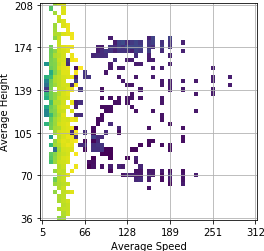
#> input picture src/hyperopt/foo11.png, 264 x 251 px
$ jupyter execute --allow-errors runSImulation.ipynb   (older library calls are emulated)
#> lines starting #> are read from the running program, lines starting #| are printed output that depends on the picture
### src/hyperopt/mapElite.py
import sys, random, copy, string
from tqdm import tqdm
sys.path.append('ThriftFiles/gen-py')

from map_elites import ParamEvaluator
from map_elites.ttypes import Results

from thrift import Thrift
from thrift.transport import TSocket
from thrift.transport import TTransport
from thrift.protocol import TBinaryProtocol

import matplotlib.pyplot as plt
from matplotlib.pyplot import figure
import numpy as np
import matplotlib
import mapElite


# TODO can we automatize this?
# this is the discretization of the behaviour variables
# if it is smaller than first index will be 0
# if is between first and second value index is 1 ...
behaviour_tresholds = [("height",
    (37.18849732,  40.68569323,  44.18288914,  47.68008505,
        51.17728096,  54.67447687,  58.17167278,  61.66886869,
        65.1660646 ,  68.66326051,  72.16045642,  75.65765234,
        79.15484825,  82.65204416,  86.14924007,  89.64643598,
        93.14363189,  96.6408278 , 100.13802371, 103.63521962,
       107.13241553, 110.62961145, 114.12680736, 117.62400327,
       121.12119918, 124.61839509, 128.115591  , 131.61278691,
       135.10998282, 138.60717873, 142.10437464, 145.60157056,
       149.09876647, 152.59596238, 156.09315829, 159.5903542 ,
       163.08755011, 166.58474602, 170.08194193, 173.57913784,
       177.07633375, 180.57352967, 184.07072558, 187.56792149,
       191.0651174 , 194.56231331, 198.05950922, 201.55670513,
       205.05390104, 208.55109695)), # height Y AXIS
    ("averageSpeed",
    (    5.        ,  11.26530612,  17.53061224,  23.79591837,
        30.06122449,  36.32653061,  42.59183673,  48.85714286,
        55.12244898,  61.3877551 ,  67.65306122,  73.91836735,
        80.18367347,  86.44897959,  92.71428571,  98.97959184,
       105.24489796, 111.51020408, 117.7755102 , 124.04081633,
       130.30612245, 136.57142857, 142.83673469, 149.10204082,
       155.36734694, 161.63265306, 167.89795918, 174.16326531,
       180.42857143, 186.69387755, 192.95918367, 199.2244898 ,
       205.48979592, 211.75510204, 218.02040816, 224.28571429,
       230.55102041, 236.81632653, 243.08163265, 249.34693878,
       255.6122449 , 261.87755102, 268.14285714, 274.40816327,
       280.67346939, 286.93877551, 293.20408163, 299.46938776,
       305.73469388, 312.        )) # speed X AXIS
                      ]

# default values for parameters
params = dict()
params["pointPerX"] = 10
params["hooke"] = 0.02
params["width"] = 2500
params["nAnchors"] = 8
params["maxTicks"] = 500
params["meanAnchorHeight"] = 100.0
params["costPerTick"] = 50
params["lossFactor"] = 0.9999
params["failurePenalty"] = 1000
params["pointPerY"] = -10
params["successBonus"] = 1000
params["gravity_X"] = -0.0
params["gravity_Y"] = 1.2


# ranges for parameters
param_limits = dict()
param_limits["pointPerX"] = ("int",10,10)
param_limits["hooke"] = ("float",0.005,0.1)
param_limits["width"] = ("int",2500,2500)
param_limits["nAnchors"] = ("int",5,20)
param_limits["maxTicks"] = ("int",500,500)
param_limits["meanAnchorHeight"] = ("float",100,100)
param_limits["costPerTick"] = ("int",50,50)
param_limits["lossFactor"] = ("float",0.99,0.99999)
param_limits["failurePenalty"] = ("int",1000,1000)
param_limits["pointPerY"] = ("int",-10,-10)
param_limits["successBonus"] = ("int",1000,1000)
param_limits["gravity_X"] = ("float",-1,1)
param_limits["gravity_Y"] = ("float",-1,2)


# [11 lines left out: function getRandomParams, not called in this run]

def connectToServer():

    # Make socket
    transport = TSocket.TSocket('localhost', 9090)

    # Buffering is critical. Raw sockets are very slow
    transport = TTransport.TBufferedTransport(transport)

    # Wrap in a protocol
    protocol = TBinaryProtocol.TBinaryProtocol(transport)

    # Create a client to use the protocol encoder
    client = ParamEvaluator.Client(protocol)

    # Connect!
    transport.open()
    return client

def init_elite_MAP(behaviour_tresholds):
    dims = [len(bt[1])+1 for bt in behaviour_tresholds]
    return np.empty(dims, dtype=object)

# [16 lines left out: functions get_threshold, behavior_to_behaviour_idx, not called in this run]

def getRandomParams(param_limits):
    #new random params dictionary
    randomParams = dict()
    #iterate the dictionary
    for param_name in param_limits:
        #get that param datatype
        if param_limits[param_name][0] == "int":
            randomParams[param_name] = np.random.randint(param_limits[param_name][1],param_limits[param_name][2]+1) # +1 randint upper limit not inclusive
        elif param_limits[param_name][0] == "float":
            randomParams[param_name] = np.random.uniform(param_limits[param_name][1],param_limits[param_name][2])
    return randomParams

# [152 lines left out: functions mutateParams, runSimulation, countFilledBins, makeHeatMap, not called in this run]


    # plt.savefig('gifs/foo'+str(x)+'.png', bbox_inches='tight', pad_inches=0)

# [21 lines that do not run on import are left out]


    # TODO after run should report min and max values for the behaviours

### src/hyperopt/runSImulation.ipynb
[cell 1]
import matplotlib.pyplot as plt
import numpy as np
import matplotlib
import mapElite
import cv2

#> (the rest of this cell did not finish here and is left out)

[cell 2]
img = cv2.imread('foo11.png')
#> img is the input picture: shape (251, 264, 3); mean B, G, R 226.5, 231.8, 231.8

kernel = np.ones((5,5),np.float32)/25
dst = cv2.filter2D(img,-1,kernel)
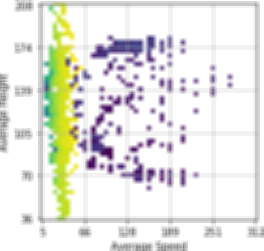
#> dst: shape (251, 264, 3); mean B, G, R 226.4, 231.7, 231.7
cv2.imwrite( "blur.png", dst );

imgplot = plt.imshow(dst)
plt.show()
